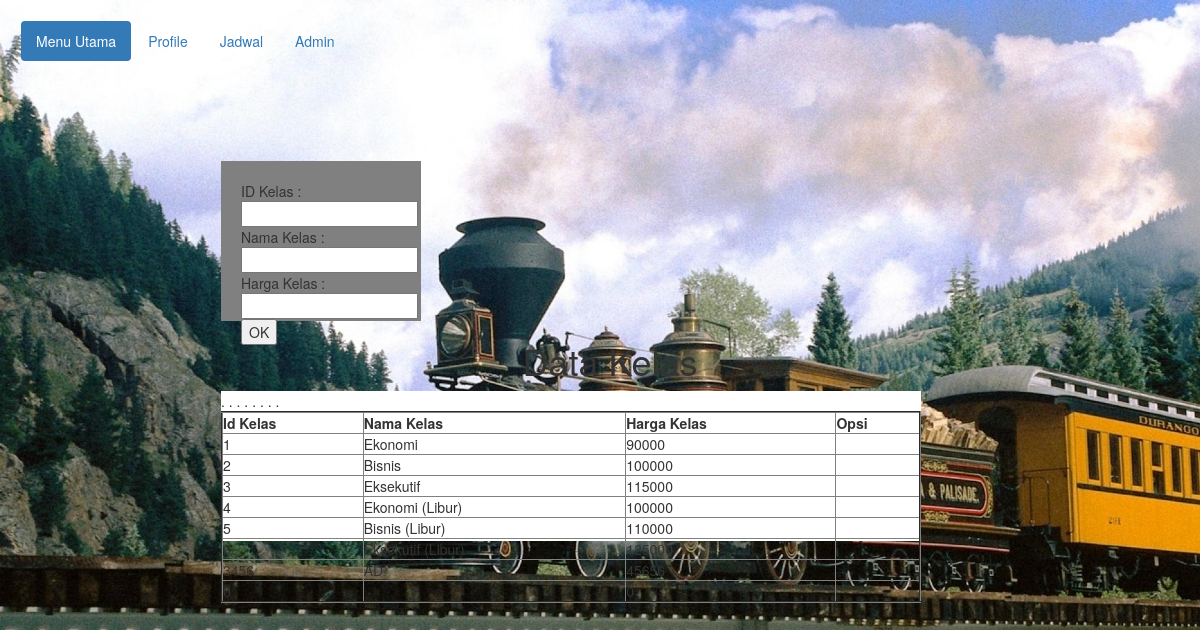
Page /fp_kelas.php on the committed database.
### tables this page shows
CREATE TABLE `kelas` (
  `ID_KELAS` int(11) NOT NULL,
  `NM_KELAS` varchar(25) default NULL,
  `HARGA_KELAS` decimal(20,0) default NULL,
  PRIMARY KEY  (`ID_KELAS`),
  UNIQUE KEY `KELAS_PK` (`ID_KELAS`)
);

### fp_kelas.php (the view, shortened to what this page needs)
<!DOCTYPE html>
<html lang="en">
<html>
	<head>
		<link href="css/bootstrap.min.css" rel="stylesheet" type="text/css" />
		<link href="css/style.css" rel="stylesheet" type="text/css" />
	</head>
	<body background = "6928669-classic-train-photos.jpg">
		<div class="navbar">
		<ul class="nav nav-pills">
			<li role="presentation" class="active"><a href="index.php">Menu Utama</a></li>
			<li role="presentation"><a href="">Profile</a></li>
			<li role="presentation"><a href="">Jadwal</a></li>
			<li role="presentation"><a href="">Admin</a></li>
		</ul>
	<body>
	<div class="form">
		<form action="fpost_kelas.php" method="post">
			ID Kelas : <br><input type="text" name="id_kelas" /><br>
			Nama Kelas : <br><input type="text" name="nm_kelas" /><br>
			Harga Kelas : <br><input type="text" name="harga_kelas" /><br>
			<input type="submit" value="OK" />
		</form>
		</div>
		<h1 align="center">Data Kelas</h1>
	<div class="table" background="white">
	<?php
	$connect = new mysqli('localhost', 'root', '', 'smile');
	$sql = "select
			KELAS.ID_KELAS, KELAS.NM_KELAS, KELAS.HARGA_KELAS
			from KELAS ";
	$query = mysqli_query($connect, $sql);
	?>
		<table align="center" width="700" border="2" cellspacing="auto" cellpadding="auto">
			<tr>
				<th>Id Kelas</th>
				<th>Nama Kelas</th>
				<th>Harga Kelas</th>
				<th>Opsi</th>
			</tr>
			<?php
			while($data = mysqli_fetch_assoc($query)){ ?>
		.	<tr>
			<td><?php echo $data['ID_KELAS']; ?> </td>
			<td><?php echo $data['NM_KELAS']; ?> </td>
			<td><?php echo $data['HARGA_KELAS']; ?> </td>
			<td></td>
			<?php } ?>
	</table>

### css/style.css (style rules this page uses)
.navbar { margin-top:20px; margin-left:20px; }
.form { background:gray; margin-top: 100px; margin-left: 200px; width: 200px; height: 160px; padding: 20px; }
.table { background: white; margin-left: 200px; width: 700px; height: 150px; }

### rows in the picture
kelas: ID_KELAS "1", NM_KELAS "Ekonomi", HARGA_KELAS "90000"
kelas: ID_KELAS "2", NM_KELAS "Bisnis", HARGA_KELAS "100000"
kelas: ID_KELAS "3", NM_KELAS "Eksekutif", HARGA_KELAS "115000"
kelas: ID_KELAS "4", NM_KELAS "Ekonomi (Libur)", HARGA_KELAS "100000"
kelas: ID_KELAS "5", NM_KELAS "Bisnis (Libur)", HARGA_KELAS "110000"
kelas: ID_KELAS "6", NM_KELAS "Eksekutif (Libur)", HARGA_KELAS "125000"
kelas: ID_KELAS "3456", NM_KELAS "AD", HARGA_KELAS "45656"
kelas: ID_KELAS "0", HARGA_KELAS "0"
